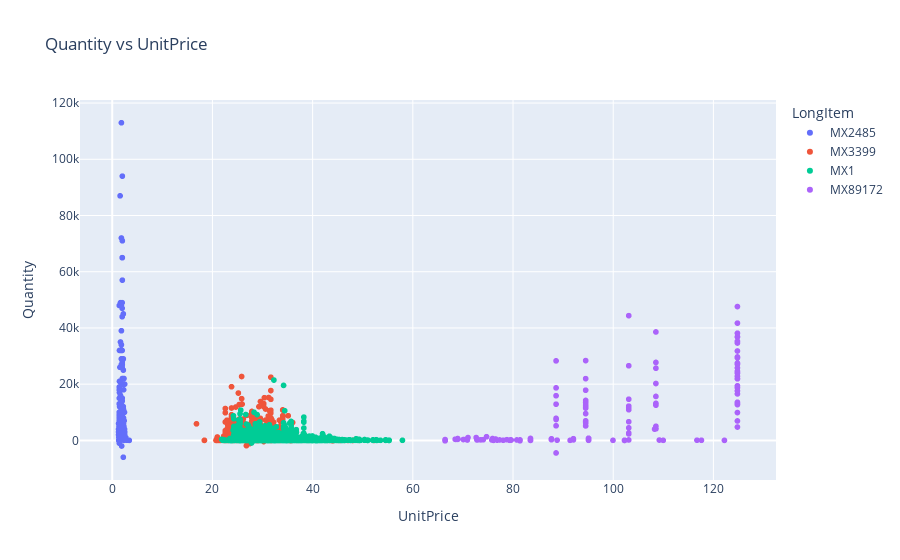

Here is the notebook cell this chart was saved with:
### Markdown cell above
## Quantity vs Unit Price

### Code cell
fig = px.scatter(df, x='UnitPrice', y='Quantity', color='LongItem', title='Quantity vs UnitPrice')
fig.show()

### Figure 1 — Plotly figure (JSON) as saved in the notebook; plotly's stock layout.template omitted (floating-point values rounded to 4 significant figures; data arrays with more than 128 entries replaced by an {"elided": "..."} marker saying what was removed)
{"data": [{"hovertemplate": "LongItem=MX2485<br>UnitPrice=%{x}<br>Quantity=%{y}<extra></extra>", "legendgroup": "MX2485", "marker": {"color": "#636efa", "symbol": "circle"}, "mode": "markers", "name": "MX2485", "showlegend": true, "type": "scattergl", "x": {"elided": "309 float values"}, "xaxis": "x", "y": {"elided": "309 int values"}, "yaxis": "y"}, {"hovertemplate": "LongItem=MX3399<br>UnitPrice=%{x}<br>Quantity=%{y}<extra></extra>", "legendgroup": "MX3399", "marker": {"color": "#EF553B", "symbol": "circle"}, "mode": "markers", "name": "MX3399", "showlegend": true, "type": "scattergl", "x": {"elided": "2315 float values"}, "xaxis": "x", "y": {"elided": "2315 int values"}, "yaxis": "y"}, {"hovertemplate": "LongItem=MX1<br>UnitPrice=%{x}<br>Quantity=%{y}<extra></extra>", "legendgroup": "MX1", "marker": {"color": "#00cc96", "symbol": "circle"}, "mode": "markers", "name": "MX1", "showlegend": true, "type": "scattergl", "x": {"elided": "3190 float values"}, "xaxis": "x", "y": {"elided": "3190 int values"}, "yaxis": "y"}, {"hovertemplate": "LongItem=MX89172<br>UnitPrice=%{x}<br>Quantity=%{y}<extra></extra>", "legendgroup": "MX89172", "marker": {"color": "#ab63fa", "symbol": "circle"}, "mode": "markers", "name": "MX89172", "showlegend": true, "type": "scattergl", "x": {"elided": "158 float values"}, "xaxis": "x", "y": {"elided": "158 int values"}, "yaxis": "y"}], "layout": {"legend": {"title": {"text": "LongItem"}, "tracegroupgap": 0}, "title": {"text": "Quantity vs UnitPrice"}, "xaxis": {"anchor": "y", "domain": [0, 1], "title": {"text": "UnitPrice"}}, "yaxis": {"anchor": "x", "domain": [0, 1], "title": {"text": "Quantity"}}}}
